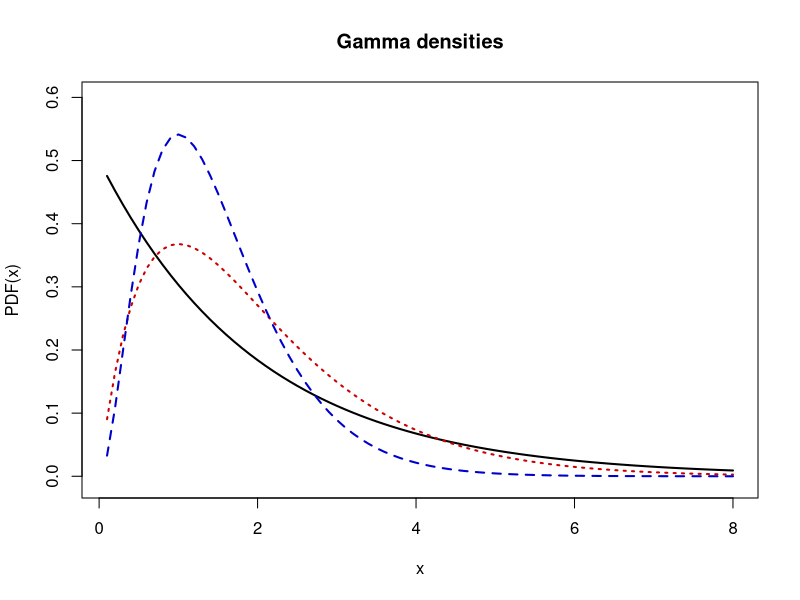
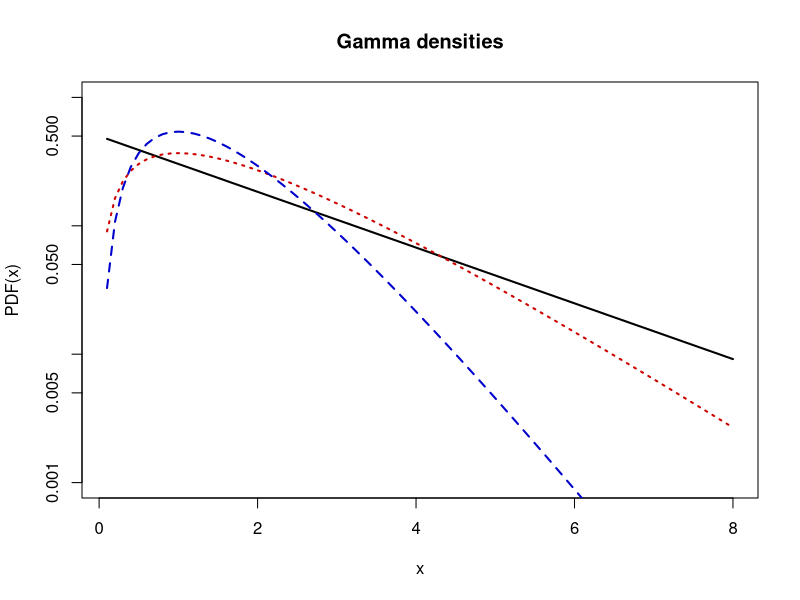
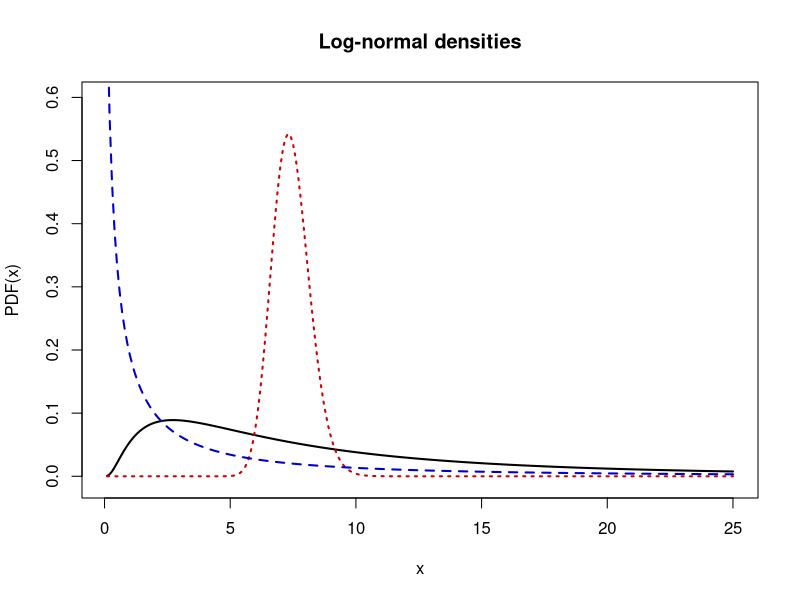
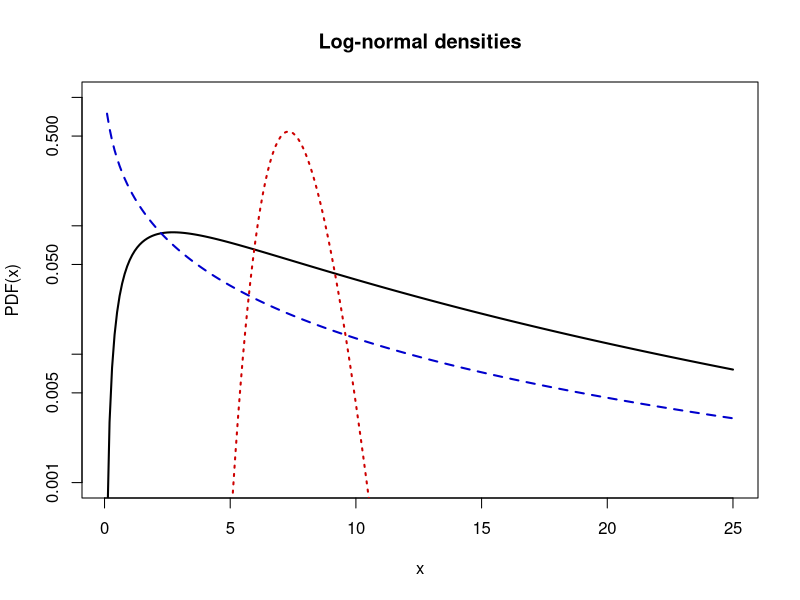

Recreate these plots in R, in order.
# clear variables and close windows
rm(list=ls(all=TRUE))
graphics.off()

# gamma densities
step = 10

x = (1:(8*step))/step
y1 = dgamma(x,shape=1,scale=2)
y2 = dgamma(x,shape=2,scale=1)
y3 = dgamma(x,shape=3,scale=0.5)

# linear plot
plot(x, y1, col="black", type="l", lwd=2, xlab="x", ylab="PDF(x)", ylim=c(-0.01,0.6))
title("Gamma densities")
lines(x,y2,col="red3", lty=3,lwd=2)
lines(x,y3,col="blue3", lty=2, lwd=2);

# semi-logarithmic plot
dev.new()
plot(x,y1, log="y", col="black", type="l", lwd=2, xlab="x", ylab="PDF(x)", ylim=c(10e-4,10e-1))
par(new=T)
plot(x,y2, type="l", log="y", axes=F,frame=F,ylab="",xlab="",col="red3", lty=3,lwd=2,ylim=c(10e-4,10e-1))
par(new=T)
plot(x,y3, log="y", type="l", axes=F,frame=F,ylab="",xlab="",col="blue3", lty=2,lwd=2,ylim=c(10e-4,10e-1))
title("Gamma densities")

# log-normal densities
x=(1:(25*step))/step

y1=dlnorm(x,2,1)
y2=dlnorm(x,2,0.1)
y3=dlnorm(x,0.5,2)

# linear plot
dev.new()
plot(x, y1, col="black", type="l", lwd=2, xlab="x", ylab="PDF(x)", ylim=c(-0.01,0.6))
title("Log-normal densities")
lines(x,y2,col="red3", lty=3,lwd=2)
lines(x,y3,col="blue3", lty=2, lwd=2);

# semi-logarithmic plot

dev.new()
plot(x,y1, log="y", col="black", type="l", lwd=2, xlab="x", ylab="PDF(x)", ylim=c(10e-4,10e-1))
par(new=T)
plot(x,y2, type="l", log="y", axes=F,frame=F,ylab="",xlab="",col="red3", lty=3,lwd=2,ylim=c(10e-4,10e-1))
par(new=T)
plot(x,y3, log="y", type="l", axes=F,frame=F,ylab="",xlab="",col="blue3", lty=2,lwd=2,ylim=c(10e-4,10e-1))
title("Log-normal densities")
